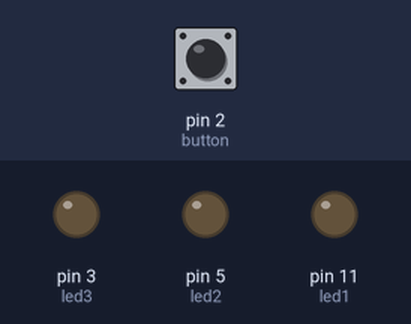
A sketch run on a simulated Arduino Uno, built with avr-gcc and run on an emulated ATmega328P. Parts: output pins drawn as LEDs (lit = HIGH). Dashed ring = blinking. The test bench sets the inputs (shaded band); at power-on: pin 2 (button) LOW.

Above: at 1.2 s.
1.3 s: pin 2 (button) pulled HIGH for 0.15 s
At 1.51 s:
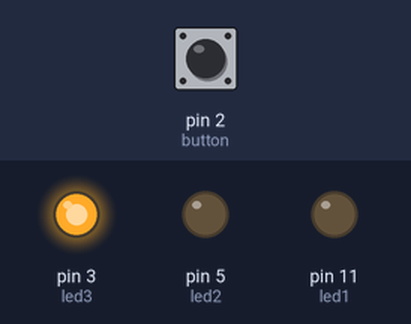
4.3 s: pin 2 (button) pulled HIGH for 3.2 s
At 4.61 s:
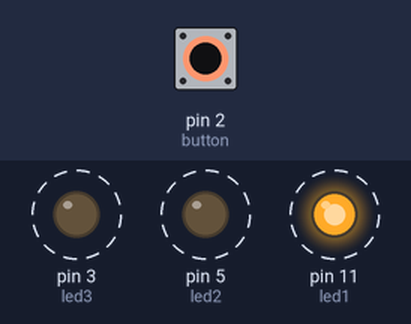
Timing chart, 0 to 9.1 s (numbered marks = the images above; inputs shaded):
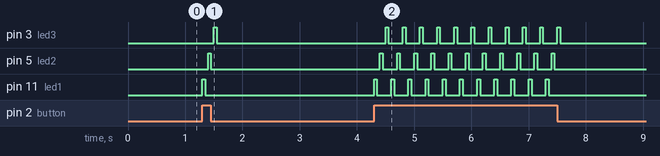

Measured:
- after the input at 1.3 s, pin 3 (led3): LOW → HIGH after 0.20 s, → LOW 0.05 s later; pin 5 (led2): LOW → HIGH after 0.10 s, → LOW 0.05 s later; pin 11 (led1): LOW → HIGH at once, → LOW 0.05 s later
- after the input at 4.3 s, pin 3 (led3): alternates HIGH for 0.05 s and LOW for 0.25 s, 22 changes in all, then stays LOW, starting after 0.20 s; pin 5 (led2): alternates HIGH for 0.05 s and LOW for 0.25 s, 22 changes in all, then stays LOW, starting after 0.10 s

The sketch:

three_led.ino
```cpp
int led1=11;
int led2=5;
int led3=3;
int button=2;


void setup() {
  // put your setup code here, to run once:
  pinMode(led1,OUTPUT);
  pinMode(led2,OUTPUT);
  pinMode(led3,OUTPUT);
  pinMode(button,INPUT);

}

void loop() {
  // put your main code here, to run repeatedly:

  if(digitalRead(button)==1){
    digitalWrite(led1,HIGH);
    delay(50);
    digitalWrite(led1,LOW);
    delay(50);
    digitalWrite(led2,HIGH);
    delay(50);
    digitalWrite(led2,LOW);
    delay(50);
    digitalWrite(led3,HIGH);
    delay(50);
    digitalWrite(led3,LOW);
    delay(50);
    }

}
```
